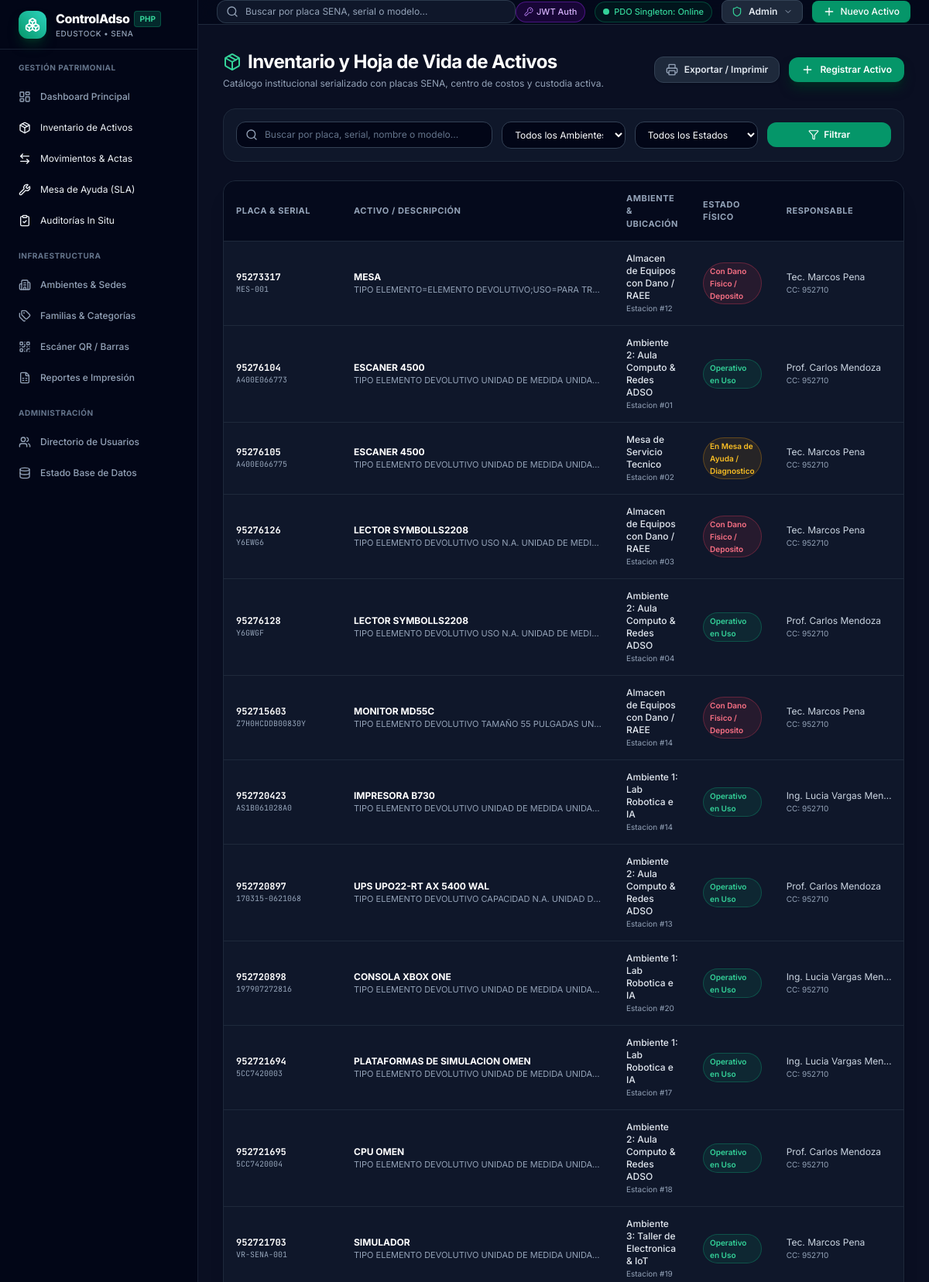
Screenshot of /assets.php (upper part) with the database file from the repository.
### tables this page shows
CREATE TABLE assets (
    id VARCHAR(36) PRIMARY KEY,
    serial_number VARCHAR(100) NOT NULL UNIQUE,
    asset_code VARCHAR(100) NOT NULL UNIQUE,
    name VARCHAR(200) NOT NULL,
    description TEXT,
    category_id VARCHAR(36),
    category_name VARCHAR(100),
    environment_id VARCHAR(50) NOT NULL,
    environment_name VARCHAR(150),
    station VARCHAR(100) NOT NULL,
    physical_status ENUM('operativo', 'mesa_servicio', 'con_dano', 'mantenimiento', 'decomisado') NOT NULL DEFAULT 'operativo',
    status_label VARCHAR(100) NOT NULL DEFAULT 'Operativo en Uso',
    responsible_person VARCHAR(150) NOT NULL,
    assigned_date DATE DEFAULT (CURRENT_DATE),
    warranty_until DATE,
    barcode VARCHAR(100) NOT NULL,
    qr_token VARCHAR(150) NOT NULL,
    specs TEXT,
    photo_url TEXT,
    regional VARCHAR(20) DEFAULT '41',
    centro_costo VARCHAR(50) DEFAULT '952710',
    modulo VARCHAR(50) DEFAULT 'INVE',
    modelo VARCHAR(150),
    consecutivo VARCHAR(50),
    descripcion TEXT,
    descripcion_actual TEXT,
    tipo VARCHAR(50) DEFAULT 'Devolutivo',
    placa VARCHAR(50) UNIQUE,
    serial VARCHAR(100),
    fecha_adquisicion VARCHAR(50),
    valor_ingreso VARCHAR(50),
    created_at DATETIME DEFAULT CURRENT_TIMESTAMP,
    updated_at DATETIME DEFAULT CURRENT_TIMESTAMP ON UPDATE CURRENT_TIMESTAMP,
    CONSTRAINT fk_asset_category FOREIGN KEY (category_id) REFERENCES product_categories(id) ON DELETE SET NULL,
    CONSTRAINT fk_asset_environment FOREIGN KEY (environment_id) REFERENCES environments(id)
);

### assets.php (the view, shortened to what this page needs)
<?php
require_once __DIR__ . '/includes/header.php';
$db = getDB();
$q = trim($_GET['q'] ?? '');
$assets = [];
if ($db) {
    try {
        $sql = "SELECT * FROM assets WHERE 1=1";
        $params = [];
        $sql .= " ORDER BY created_at DESC LIMIT 100";
        $stmt = $db->prepare($sql);
        $stmt->execute($params);
        $assets = $stmt->fetchAll();
    } catch (Exception $e) {
        $error = $e->getMessage();
    }
}
?>
<div class="space-y-6">
    <div class="flex flex-col md:flex-row md:items-center justify-between gap-4">
        <div>
            <h1 class="text-xl md:text-2xl font-bold text-white tracking-tight flex items-center space-x-2">
                <i data-lucide="package" class="w-6 h-6 text-emerald-400"></i>
                <span>Inventario y Hoja de Vida de Activos</span>
            </h1>
            <p class="text-xs text-slate-400 mt-1">
                Catálogo institucional serializado con placas SENA, centro de costos y custodia activa.
            </p>
        </div>
        <div class="flex items-center space-x-3">
            <a href="reports.php" class="px-3.5 py-2 rounded-xl bg-slate-800 hover:bg-slate-700 text-slate-200 border border-slate-700 text-xs font-semibold flex items-center space-x-2 transition shadow">
                <i data-lucide="printer" class="w-4 h-4 text-slate-400"></i>
                <span>Exportar / Imprimir</span>
            </a>
            <a href="asset_create.php" class="px-4 py-2 rounded-xl bg-emerald-600 hover:bg-emerald-500 text-white text-xs font-semibold flex items-center space-x-2 transition shadow-lg shadow-emerald-950">
                <i data-lucide="plus" class="w-4 h-4"></i>
                <span>Registrar Activo</span>
            </a>
        </div>
    </div>
    <div class="bg-slate-900 border border-slate-800 rounded-2xl p-4 shadow-sm">
        <form method="GET" class="grid grid-cols-1 sm:grid-cols-2 lg:grid-cols-5 gap-3">
            <div class="lg:col-span-2">
                <div class="relative">
                    <i data-lucide="search" class="w-4 h-4 text-slate-400 absolute left-3 top-1/2 -translate-y-1/2"></i>
                    <input
                        type="text"
                        name="q"
                        value="<?= htmlspecialchars($q) ?>"
                        placeholder="Buscar por placa, serial, nombre o modelo..."
                        class="w-full bg-slate-950 border border-slate-700 rounded-xl pl-9 pr-3 py-2 text-xs text-white placeholder-slate-500 focus:outline-none focus:border-emerald-500"
                    >
                </div>
            </div>
            <div>
                <select name="env" class="w-full bg-slate-950 border border-slate-700 rounded-xl px-3 py-2 text-xs text-white focus:outline-none focus:border-emerald-500">
                    <option value="">Todos los Ambientes</option>
                </select>
            </div>
            <div>
                <select name="status" class="w-full bg-slate-950 border border-slate-700 rounded-xl px-3 py-2 text-xs text-white focus:outline-none focus:border-emerald-500">
                    <option value="">Todos los Estados</option>
                </select>
            </div>
            <div class="flex items-center space-x-2">
                <button type="submit" class="flex-1 py-2 px-3 bg-emerald-600 hover:bg-emerald-500 text-white rounded-xl text-xs font-semibold transition flex items-center justify-center space-x-1.5">
                    <i data-lucide="filter" class="w-3.5 h-3.5"></i>
                    <span>Filtrar</span>
                </button>
            </div>
        </form>
    </div>
    <div class="bg-slate-900 border border-slate-800 rounded-2xl overflow-hidden shadow-xl">
        <div class="overflow-x-auto">
            <table class="w-full text-left border-collapse">
                <thead>
                    <tr class="border-b border-slate-800 bg-slate-950/70 text-[11px] font-bold uppercase tracking-wider text-slate-400">
                        <th class="py-3.5 px-4">Placa & Serial</th>
                        <th class="py-3.5 px-4">Activo / Descripción</th>
                        <th class="py-3.5 px-4">Ambiente & Ubicación</th>
                        <th class="py-3.5 px-4">Estado Físico</th>
                        <th class="py-3.5 px-4">Responsable</th>
                    </tr>
                </thead>
                <tbody class="divide-y divide-slate-800 text-xs text-slate-300">
                    <?php if (!empty($assets)): ?>
                        <?php foreach ($assets as $asset):
                            $statusBadge = match($asset['physical_status']) {
                                'operativo' => 'bg-emerald-500/10 text-emerald-400 border-emerald-500/30',
                                'mesa_servicio' => 'bg-amber-500/10 text-amber-400 border-amber-500/30',
                                'con_dano' => 'bg-rose-500/10 text-rose-400 border-rose-500/30',
                                'mantenimiento' => 'bg-blue-500/10 text-blue-400 border-blue-500/30',
                                default => 'bg-slate-700/50 text-slate-300 border-slate-600'
                            };
                        ?>
                            <tr class="hover:bg-slate-800/50 transition group">
                                <td class="py-3.5 px-4 font-mono">
                                    <span class="text-white font-bold block"><?= htmlspecialchars($asset['placa'] ?: $asset['asset_code']) ?></span>
                                    <span class="text-[10px] text-slate-400 block"><?= htmlspecialchars($asset['serial_number'] ?: $asset['serial']) ?></span>
                                </td>
                                <td class="py-3.5 px-4">
                                    <a href="asset_detail.php?id=<?= urlencode($asset['id']) ?>" class="font-bold text-white hover:text-emerald-400 transition block truncate max-w-xs">
                                        <?= htmlspecialchars($asset['name']) ?>
                                    </a>
                                    <span class="text-[11px] text-slate-400 block truncate max-w-xs">
                                        <?= htmlspecialchars($asset['descripcion_actual'] ?: $asset['description']) ?>
                                    </span>
                                </td>
                                <td class="py-3.5 px-4">
                                    <span class="text-slate-200 font-medium block"><?= htmlspecialchars($asset['environment_name'] ?: $asset['environment_id']) ?></span>
                                    <span class="text-[10px] text-slate-400 block"><?= htmlspecialchars($asset['station']) ?></span>
                                </td>
                                <td class="py-3.5 px-4">
                                    <span class="inline-flex items-center px-2 py-0.5 rounded-full text-[10px] font-semibold border <?= $statusBadge ?>">
                                        <?= htmlspecialchars($asset['status_label'] ?: ucfirst($asset['physical_status'])) ?>
                                    </span>
                                </td>
                                <td class="py-3.5 px-4">
                                    <span class="text-slate-300 block truncate max-w-[140px]"><?= htmlspecialchars($asset['responsible_person']) ?></span>
                                    <span class="text-[10px] text-slate-400 block">CC: <?= htmlspecialchars($asset['centro_costo']) ?></span>
                                </td>
                            </tr>
                        <?php endforeach; ?>
                    <?php endif; ?>
                </tbody>
            </table>
        </div>
    </div>
</div>
<?php require_once __DIR__ . '/includes/footer.php'; ?>

### includes/header.php (style rules this page uses)
body { font-family: 'Inter', sans-serif; }
.font-mono { font-family: 'JetBrains Mono', monospace; }

### rows the page displays
assets: placa "95273317", serial_number "MES-001", name "MESA", descripcion_actual "TIPO ELEMENTO=ELEMENTO DEVOLUTIVO;USO=PARA TR…", environment_name "Almacen de Equipos con Dano / RAEE", station "Estacion #12", status_label "Con Dano Fisico / Deposito", responsible_person "Tec. Marcos Pena", centro_costo "952710"
assets: placa "95276104", serial_number "A400E066773", name "ESCANER 4500", descripcion_actual "TIPO ELEMENTO DEVOLUTIVO UNIDAD DE MEDIDA UNIDA…", environment_name "Ambiente 2: Aula Computo & Redes ADSO", station "Estacion #01", status_label "Operativo en Uso", responsible_person "Prof. Carlos Mendoza", centro_costo "952710"
assets: placa "95276105", serial_number "A400E066775", name "ESCANER 4500", descripcion_actual "TIPO ELEMENTO DEVOLUTIVO UNIDAD DE MEDIDA UNIDA…", environment_name "Mesa de Servicio Tecnico", station "Estacion #02", status_label "En Mesa de Ayuda / Diagnostico", responsible_person "Tec. Marcos Pena", centro_costo "952710"
assets: placa "95276126", serial_number "Y6EWG6", name "LECTOR SYMBOLLS2208", descripcion_actual "TIPO ELEMENTO DEVOLUTIVO USO N.A. UNIDAD DE MEDI…", environment_name "Almacen de Equipos con Dano / RAEE", station "Estacion #03", status_label "Con Dano Fisico / Deposito", responsible_person "Tec. Marcos Pena", centro_costo "952710"
assets: placa "95276128", serial_number "Y6GWGF", name "LECTOR SYMBOLLS2208", descripcion_actual "TIPO ELEMENTO DEVOLUTIVO USO N.A. UNIDAD DE MEDI…", environment_name "Ambiente 2: Aula Computo & Redes ADSO", station "Estacion #04", status_label "Operativo en Uso", responsible_person "Prof. Carlos Mendoza", centro_costo "952710"
assets: placa "952715603", serial_number "Z7H0HCDDB00830Y", name "MONITOR MD55C", descripcion_actual "TIPO ELEMENTO DEVOLUTIVO TAMAÑO 55 PULGADAS UN…", environment_name "Almacen de Equipos con Dano / RAEE", station "Estacion #14", status_label "Con Dano Fisico / Deposito", responsible_person "Tec. Marcos Pena", centro_costo "952710"
assets: placa "952720423", serial_number "AS1B061028A0", name "IMPRESORA B730", descripcion_actual "TIPO ELEMENTO DEVOLUTIVO UNIDAD DE MEDIDA UNIDA…", environment_name "Ambiente 1: Lab Robotica e IA", station "Estacion #14", status_label "Operativo en Uso", responsible_person "Ing. Lucia Vargas Men…", centro_costo "952710"
assets: placa "952720897", serial_number "170315-0621068", name "UPS UPO22-RT AX 5400 WAL", descripcion_actual "TIPO ELEMENTO DEVOLUTIVO CAPACIDAD N.A. UNIDAD D…", environment_name "Ambiente 2: Aula Computo & Redes ADSO", station "Estacion #13", status_label "Operativo en Uso", responsible_person "Prof. Carlos Mendoza", centro_costo "952710"
assets: placa "952720898", serial_number "197907272816", name "CONSOLA XBOX ONE", descripcion_actual "TIPO ELEMENTO DEVOLUTIVO UNIDAD DE MEDIDA UNIDA…", environment_name "Ambiente 1: Lab Robotica e IA", station "Estacion #20", status_label "Operativo en Uso", responsible_person "Ing. Lucia Vargas Men…", centro_costo "952710"
assets: placa "952721694", serial_number "5CC7420003", name "PLATAFORMAS DE SIMULACION OMEN", descripcion_actual "TIPO ELEMENTO DEVOLUTIVO UNIDAD DE MEDIDA UNIDA…", environment_name "Ambiente 1: Lab Robotica e IA", station "Estacion #17", status_label "Operativo en Uso", responsible_person "Ing. Lucia Vargas Men…", centro_costo "952710"
assets: placa "952721695", serial_number "5CC7420004", name "CPU OMEN", descripcion_actual "TIPO ELEMENTO DEVOLUTIVO UNIDAD DE MEDIDA UNIDA…", environment_name "Ambiente 2: Aula Computo & Redes ADSO", station "Estacion #18", status_label "Operativo en Uso", responsible_person "Prof. Carlos Mendoza", centro_costo "952710"
assets: placa "952721703", serial_number "VR-SENA-001", name "SIMULADOR", descripcion_actual "TIPO ELEMENTO DEVOLUTIVO UNIDAD DE MEDIDA UNIDA…", environment_name "Ambiente 3: Taller de Electronica & IoT", station "Estacion #19", status_label "Operativo en Uso", responsible_person "Tec. Marcos Pena", centro_costo "952710"

### other values shown
$currentUser['role'] "Admin"
